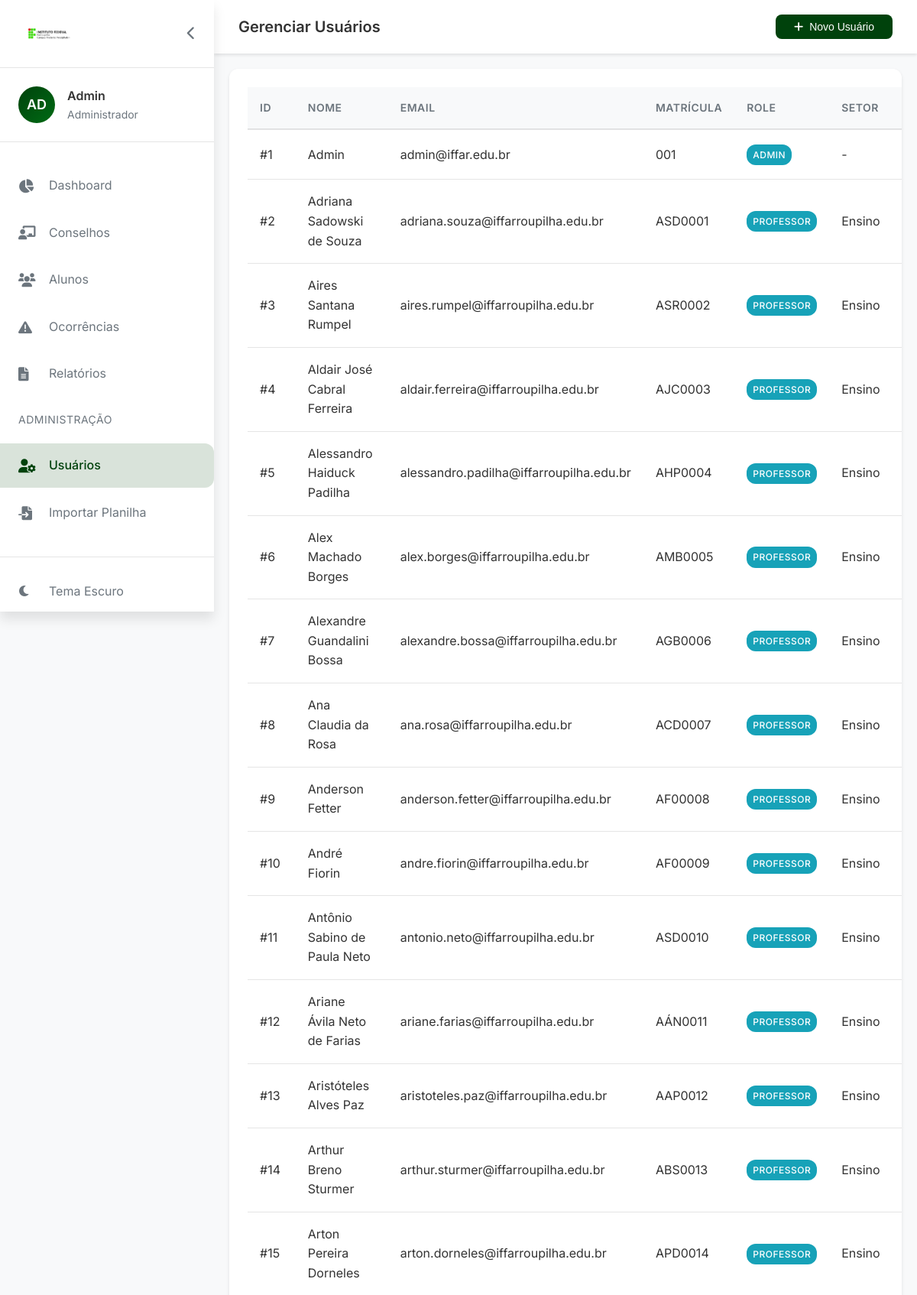
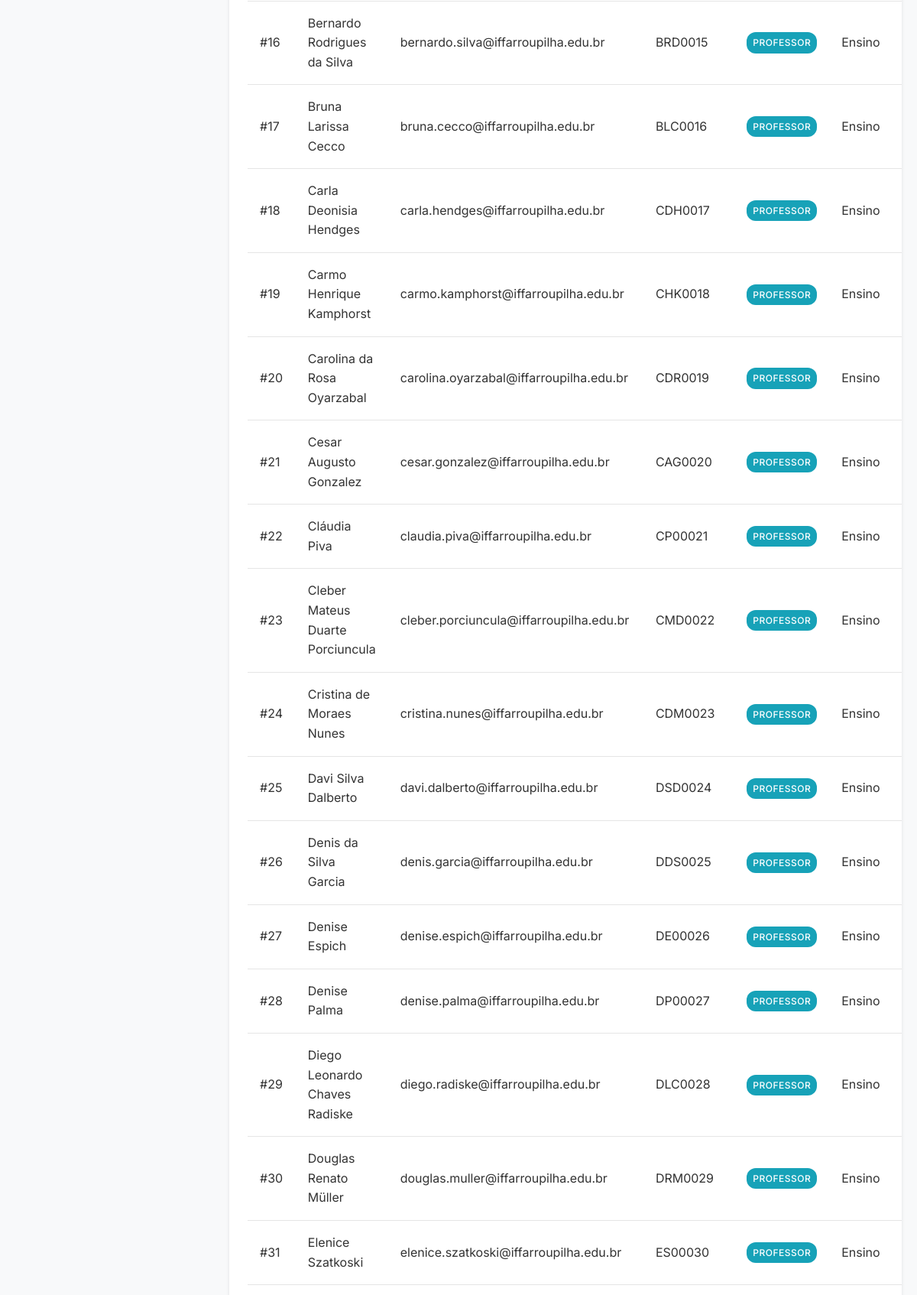
Screenshot of /admin/usuarios (signed in, upper part) with the database file from the repository (2 pictures, top to bottom).
### models.py (models this page shows, shortened)
class Usuario(UserMixin, db.Model):
    __tablename__ = 'usuarios'
    id = db.Column(db.Integer, primary_key=True)
    nome = db.Column(db.String(100), nullable=False)
    email = db.Column(db.String(100), unique=True, nullable=False)
    matricula = db.Column(db.String(20), unique=True, nullable=False)
    senha_hash = db.Column(db.String(200))
    role = db.Column(db.String(50), default='professor')
    setor_id = db.Column(db.Integer, db.ForeignKey('setores.id'))
    foto_perfil = db.Column(db.String(200))
    ativo = db.Column(db.Boolean, default=True)
    primeiro_acesso = db.Column(db.Boolean, default=True)
    ultimo_acesso = db.Column(db.DateTime)
    created_at = db.Column(db.DateTime, default=datetime.utcnow)
    setor = db.relationship('Setor', backref='usuarios')
    def is_admin(self):
        return self.role == 'admin'

class Setor(db.Model):
    __tablename__ = 'setores'
    id = db.Column(db.Integer, primary_key=True)
    nome = db.Column(db.String(50), nullable=False)
    cor = db.Column(db.String(20))
    icone = db.Column(db.String(50))

### app.py (the view)
@app.route('/admin/usuarios')
@login_required
@role_required('admin')
def admin_usuarios():
    usuarios = Usuario.query.all()
    setores = Setor.query.all()
    return render_template('admin/usuarios.html', usuarios=usuarios, setores=setores)

### app.py (called while the page is built)
def role_required(*roles):
    def decorator(f):
        @wraps(f)
        def decorated_function(*args, **kwargs):
            if not current_user.is_authenticated:
                return redirect(url_for('login'))
            if current_user.role not in roles and not current_user.is_admin():
                flash('Você não tem permissão para acessar esta página.', 'danger')
                return redirect(url_for('dashboard'))
            return f(*args, **kwargs)
        return decorated_function
    return decorator

@login_manager.user_loader
def load_user(user_id):
    return Usuario.query.get(int(user_id))

    def __call__(self, environ, start_response):
        path = environ.get('PATH_INFO', '')
        if path == '/':
            start_response('302 Found', [('Location', self.prefix + '/')])
            return []
        if path.startswith(self.prefix):
            environ['PATH_INFO'] = path[len(self.prefix):]
            if not environ['PATH_INFO']:
                environ['PATH_INFO'] = '/'
            environ['SCRIPT_NAME'] = self.prefix
        return self.app(environ, start_response)

### templates/admin/usuarios.html (shortened to what this page needs)
{% extends "base.html" %}
{% block page_title %}Gerenciar Usuários{% endblock %}
{% block header_actions %}
<button class="btn btn-primary" onclick="abrirModalNovoUsuario()">
    <i class="fas fa-plus"></i> Novo Usuário
</button>
{% endblock %}
{% block content %}
<div class="container-fluid" style="padding: 20px;">
    <div class="card">
        <div class="card-body p-0">
            <table class="table">
                <thead>
                    <tr>
                        <th>ID</th>
                        <th>Nome</th>
                        <th>Email</th>
                        <th>Matrícula</th>
                        <th>Role</th>
                        <th>Setor</th>
                        <th>Status</th>
                    </tr>
                </thead>
                <tbody>
                    {% for usuario in usuarios %}
                    <tr>
                        <td>#{{ usuario.id }}</td>
                        <td>{{ usuario.nome }}</td>
                        <td>{{ usuario.email }}</td>
                        <td>{{ usuario.matricula or '-' }}</td>
                        <td>
                            <span class="badge badge-info">{{ usuario.role }}</span>
                        </td>
                        <td>{{ usuario.setor.nome if usuario.setor else '-' }}</td>
                        <td>
                        </td>
                    </tr>
                    {% endfor %}
                </tbody>
            </table>
        </div>
    </div>
</div>
{% endblock %}

### templates/base.html (shortened to what this page needs)
<!DOCTYPE html>
<html lang="pt-BR" data-theme="light">
<head>
    <link rel="stylesheet" href="https://cdnjs.cloudflare.com/ajax/libs/font-awesome/6.4.0/css/all.min.css">
    <link rel="stylesheet" href="https://cdnjs.cloudflare.com/ajax/libs/font-awesome/6.0.0/css/all.min.css">
    <link rel="stylesheet" href="{{ url_for('static', filename='css/style.css') }}">
    <link rel="stylesheet" href="{{ url_for('static', filename='css/animations.css') }}">
</head>
<body class="{% if current_user.is_authenticated %}authenticated{% endif %}">
    {% if current_user.is_authenticated %}
    <div class="sidebar" id="sidebar">
        <div class="sidebar-header">
            <img src="{{ url_for('static', filename='images/logo-iffar.png') }}" alt="IFFar" class="logo">
            <button class="sidebar-toggle" id="sidebarToggle">
                <i class="fas fa-chevron-left"></i>
            </button>
        </div>
        <div class="user-info">
            <div class="user-avatar">
                {% if current_user.foto_perfil %}
                <img src="{{ url_for('static', filename=current_user.foto_perfil) }}" alt="{{ current_user.nome }}">
                {% else %}
                <div class="avatar-placeholder">
                    {{ current_user.nome[:2] | upper }}
                </div>
                {% endif %}
            </div>
            <div class="user-details">
                <span class="user-name">{{ current_user.nome }}</span>
                <span class="user-role">
                    {% if current_user.role == 'admin' %}Administrador
                    {% elif current_user.role == 'direcao' %}Direção
                    {% elif current_user.role == 'professor' %}Professor
                    {% else %}{{ current_user.role | title }}{% endif %}
                </span>
            </div>
        </div>
        <nav class="sidebar-nav">
            <ul>
                <li class="{% if request.endpoint == 'dashboard' %}active{% endif %}">
                    <a href="{{ url_for('dashboard') }}">
                        <i class="fas fa-chart-pie"></i>
                        <span>Dashboard</span>
                    </a>
                </li>
                <li class="{% if request.endpoint in ['listar_conselhos', 'novo_conselho', 'ver_conselho'] %}active{% endif %}">
                    <a href="{{ url_for('listar_conselhos') }}">
                        <i class="fas fa-chalkboard-teacher"></i>
                        <span>Conselhos</span>
                    </a>
                </li>
                <li class="{% if request.endpoint in ['listar_alunos', 'novo_aluno', 'ver_aluno'] %}active{% endif %}">
                    <a href="{{ url_for('listar_alunos') }}">
                        <i class="fas fa-users"></i>
                        <span>Alunos</span>
                    </a>
                </li>
                <li class="{% if request.endpoint in ['listar_ocorrencias', 'nova_ocorrencia', 'ver_ocorrencia'] %}active{% endif %}">
                    <a href="{{ url_for('listar_ocorrencias') }}">
                        <i class="fas fa-exclamation-triangle"></i>
                        <span>Ocorrências</span>
                    </a>
                </li>
                <li class="{% if request.endpoint == 'relatorios' %}active{% endif %}">
                    <a href="{{ url_for('relatorios') }}">
                        <i class="fas fa-file-alt"></i>
                        <span>Relatórios</span>
                    </a>
                </li>
                {% if current_user.is_admin() %}
                <li class="divider">Administração</li>
                <li class="{% if request.endpoint == 'admin_usuarios' %}active{% endif %}">
                    <a href="{{ url_for('admin_usuarios') }}">
                        <i class="fas fa-user-cog"></i>
                        <span>Usuários</span>
                    </a>
                </li>
                <li class="nav-item">
                    <a href="{{ url_for('importar_planilha') }}" class="nav-link">
                        <i class="fas fa-file-import"></i>
                        Importar Planilha
                    </a>
                </li>
                {% endif %}
            </ul>
        </nav>
        <div class="sidebar-footer">
            <a href="#" id="themeToggle">
                <i class="fas fa-moon"></i>
                <span>Tema Escuro</span>
            </a>
            <a href="{{ url_for('logout') }}">
            </a>
        </div>
    </div>
    <main class="main-content" id="mainContent">
        <header class="content-header">
            <h1>{% block page_title %}{% endblock %}</h1>
            <div class="header-actions">
                {% block header_actions %}{% endblock %}
            </div>
        </header>
        <div class="content-body">
            {% block content %}{% endblock %}
        </div>
    </main>
    {% else %}
    {% block public_content %}{% endblock %}
    {% endif %}
</body>
</html>

### templates/base.html (style rules this page uses)
html, body { height: 100%; margin: 0; }
body { display: flex; flex-direction: column; min-height: 100vh; }
.main-content { flex: 1 0 auto; }

### rows the page displays
Usuario: nome "AD", nome "Admin", id "1", email "admin@iffar.edu.br", matricula "001", role "ADMIN", setor "-"
Usuario: id "2", nome "Adriana Sadowski de Souza", email "adriana.souza@iffarroupilha.edu.br", matricula "ASD0001", role "PROFESSOR", setor "Ensino"
Usuario: id "3", nome "Aires Santana Rumpel", email "aires.rumpel@iffarroupilha.edu.br", matricula "ASR0002", role "PROFESSOR", setor "Ensino"
Usuario: id "4", nome "Aldair José Cabral Ferreira", email "aldair.ferreira@iffarroupilha.edu.br", matricula "AJC0003", role "PROFESSOR", setor "Ensino"
Usuario: id "5", nome "Alessandro Haiduck Padilha", email "alessandro.padilha@iffarroupilha.edu.br", matricula "AHP0004", role "PROFESSOR", setor "Ensino"
Usuario: id "6", nome "Alex Machado Borges", email "alex.borges@iffarroupilha.edu.br", matricula "AMB0005", role "PROFESSOR", setor "Ensino"
Usuario: id "7", nome "Alexandre Guandalini Bossa", email "alexandre.bossa@iffarroupilha.edu.br", matricula "AGB0006", role "PROFESSOR", setor "Ensino"
Usuario: id "8", nome "Ana Claudia da Rosa", email "ana.rosa@iffarroupilha.edu.br", matricula "ACD0007", role "PROFESSOR", setor "Ensino"
Usuario: id "9", nome "Anderson Fetter", email "anderson.fetter@iffarroupilha.edu.br", matricula "AF00008", role "PROFESSOR", setor "Ensino"
Usuario: id "10", nome "André Fiorin", email "andre.fiorin@iffarroupilha.edu.br", matricula "AF00009", role "PROFESSOR", setor "Ensino"
Usuario: id "11", nome "Antônio Sabino de Paula Neto", email "antonio.neto@iffarroupilha.edu.br", matricula "ASD0010", role "PROFESSOR", setor "Ensino"
Usuario: id "12", nome "Ariane Ávila Neto de Farias", email "ariane.farias@iffarroupilha.edu.br", matricula "AÁN0011", role "PROFESSOR", setor "Ensino"
Usuario: id "13", nome "Aristóteles Alves Paz", email "aristoteles.paz@iffarroupilha.edu.br", matricula "AAP0012", role "PROFESSOR", setor "Ensino"
Usuario: id "14", nome "Arthur Breno Sturmer", email "arthur.sturmer@iffarroupilha.edu.br", matricula "ABS0013", role "PROFESSOR", setor "Ensino"
Usuario: id "15", nome "Arton Pereira Dorneles", email "arton.dorneles@iffarroupilha.edu.br", matricula "APD0014", role "PROFESSOR", setor "Ensino"
Usuario: id "16", nome "Bernardo Rodrigues da Silva", email "bernardo.silva@iffarroupilha.edu.br", matricula "BRD0015", role "PROFESSOR", setor "Ensino"
Usuario: id "17", nome "Bruna Larissa Cecco", email "bruna.cecco@iffarroupilha.edu.br", matricula "BLC0016", role "PROFESSOR", setor "Ensino"
Usuario: id "18", nome "Carla Deonisia Hendges", email "carla.hendges@iffarroupilha.edu.br", matricula "CDH0017", role "PROFESSOR", setor "Ensino"
Usuario: id "19", nome "Carmo Henrique Kamphorst", email "carmo.kamphorst@iffarroupilha.edu.br", matricula "CHK0018", role "PROFESSOR", setor "Ensino"
Usuario: id "20", nome "Carolina da Rosa Oyarzabal", email "carolina.oyarzabal@iffarroupilha.edu.br", matricula "CDR0019", role "PROFESSOR", setor "Ensino"
Usuario: id "21", nome "Cesar Augusto Gonzalez", email "cesar.gonzalez@iffarroupilha.edu.br", matricula "CAG0020", role "PROFESSOR", setor "Ensino"
Usuario: id "22", nome "Cláudia Piva", email "claudia.piva@iffarroupilha.edu.br", matricula "CP00021", role "PROFESSOR", setor "Ensino"
Usuario: id "23", nome "Cleber Mateus Duarte Porciuncula", email "cleber.porciuncula@iffarroupilha.edu.br", matricula "CMD0022", role "PROFESSOR", setor "Ensino"
Usuario: id "24", nome "Cristina de Moraes Nunes", email "cristina.nunes@iffarroupilha.edu.br", matricula "CDM0023", role "PROFESSOR", setor "Ensino"
Usuario: id "25", nome "Davi Silva Dalberto", email "davi.dalberto@iffarroupilha.edu.br", matricula "DSD0024", role "PROFESSOR", setor "Ensino"
Usuario: id "26", nome "Denis da Silva Garcia", email "denis.garcia@iffarroupilha.edu.br", matricula "DDS0025", role "PROFESSOR", setor "Ensino"
Usuario: id "27", nome "Denise Espich", email "denise.espich@iffarroupilha.edu.br", matricula "DE00026", role "PROFESSOR", setor "Ensino"
Usuario: id "28", nome "Denise Palma", email "denise.palma@iffarroupilha.edu.br", matricula "DP00027", role "PROFESSOR", setor "Ensino"
Usuario: id "29", nome "Diego Leonardo Chaves Radiske", email "diego.radiske@iffarroupilha.edu.br", matricula "DLC0028", role "PROFESSOR", setor "Ensino"
Usuario: id "30", nome "Douglas Renato Müller", email "douglas.muller@iffarroupilha.edu.br", matricula "DRM0029", role "PROFESSOR", setor "Ensino"
Usuario: id "31", nome "Elenice Szatkoski", email "elenice.szatkoski@iffarroupilha.edu.br", matricula "ES00030", role "PROFESSOR", setor "Ensino"
